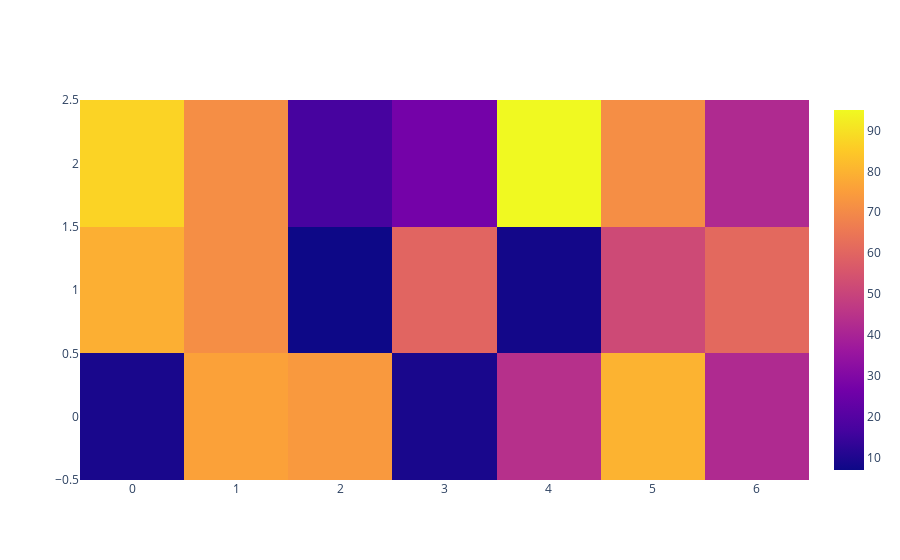

This figure's notebook cell:
### Code cell
n = np.random.randint(1,100,size=(3,7))
fig = go.Figure(data=go.Heatmap(z=n))
fig.show()

### Figure 1 — Plotly figure (JSON) as saved in the notebook; plotly's stock layout.template omitted (floating-point values rounded to 4 significant figures)
{"data": [{"type": "heatmap", "z": [[9, 76, 74, 9, 44, 80, 42], [79, 71, 7, 60, 8, 52, 61], [87, 71, 17, 27, 95, 71, 42]]}], "layout": {}}
